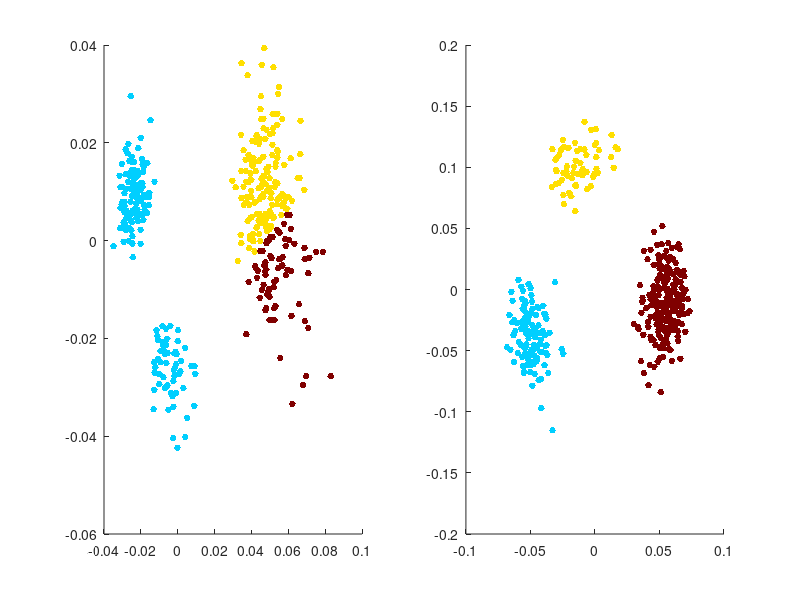

Reproduce this figure in MATLAB.
% testing residual least-squares for 3-molecule heterogeneity. ;
% just using random matrices (not operators built by slicing the sphere). ;

DM = 20; DF = 40;
N = 400; pA = 4/7; pB = 2/7; pC = 1/7;
NA = floor(pA*N); NB = floor(pB*N); NC = N-NA-NB;
EA = randn(NA*DM,DF); EB = randn(NB*DM,DF); EC = randn(NC*DM,DF); E = [EA;EB;EC];
FX = randn(DF,1); FA = FX + 0.1*randn(DF,1); FB = FX + 0.1*randn(DF,1); FC = FX + 0.1*randn(DF,1);
F = pA*FA+pB*FB+pC*FC;
MA2 = reshape(EA*FA,DM,NA); MA = MA2(:);
MB2 = reshape(EB*FB,DM,NB); MB = MB2(:);
MC2 = reshape(EC*FC,DM,NC); MC = MC2(:);
M2 = [MA2,MB2,MC2]; M = [MA;MB;MC];
F_r = E\M; R = M - E*F_r; G_r = E\R;
R2 = reshape(R,DM,N);
RA = R2(:,1:NA); RB = R2(:,NA+1:NA+NB); RC = R2(:,NA+NB+1:NA+NB+NC);

v1_iter = zeros(N,1);
v2_iter = zeros(N,1);

max_iteration = 256;
figure; prows = 2; pcols = ceil(max_iteration/prows);
for ni=1:max_iteration;
if (ni==1);
%G1_base = transpose(E)*R; G1_base = G1_base/norm(G1_base);
G1_base = randn(DF,1); G1_base = G1_base/norm(G1_base);
G2_base = randn(DF,1); G2_base = G2_base/norm(G2_base);
 else;
V1 = sparse(1:DM*N,1:DM*N,reshape(repmat(transpose(v1_iter),DM,1),1,DM*N),DM*N,DM*N);
V2 = sparse(1:DM*N,1:DM*N,reshape(repmat(transpose(v2_iter),DM,1),1,DM*N),DM*N,DM*N);
G1_base = transpose(E)*V1*R; G1_base = G1_base/norm(G1_base);
G2_base = transpose(E)*V2*R; G2_base = G2_base - dot(G1_base,G2_base)*G1_base; G2_base = G2_base/norm(G2_base);
end% if first iteration ;
for nn=0:N-1;
Rn = R2(:,1+nn);
En = E(nn*DM + (1:DM),:);
%v1_tmp = transpose(Rn)*En*G1_base/norm(Rn).^2;
%v2_tmp = transpose(Rn)*En*G2_base/norm(Rn).^2;
v1_tmp = transpose(Rn)*En*G1_base/norm(transpose(En)*Rn).^2;
v2_tmp = transpose(Rn)*En*G2_base/norm(transpose(En)*Rn).^2;
if norm(v1_tmp)<1e-6; v1_iter(1+nn) = 1; end;
if norm(v1_tmp)>1e-6; v1_iter(1+nn) = v1_tmp; end;
if norm(v2_tmp)<1e-6; v2_iter(1+nn) = 1; end;
if norm(v2_tmp)>1e-6; v2_iter(1+nn) = v2_tmp; end;
end;% for nn=1:N;
flag_plot=0;
if flag_plot;
subplot(prows,pcols,ni); hold on;
plot(v1_iter(1:NA),v2_iter(1:NA),'ro');
plot(v1_iter(NA+1:NA+NB),v2_iter(NA+1:NA+NB),'go');
plot(v1_iter(NA+NB+1:NA+NB+NC),v2_iter(NA+NB+1:NA+NB+NC),'bo');
hold off;
title(sprintf('iteration %d',ni));
end; %if flag_plot;
end;%for ni=1:max_iteration;

%RtEn=zeros(N,DF); for nn=1:N; RtEn(nn,:) = transpose(R2(:,nn))*E((nn-1)*DM + (1:DM),:); end;
RtEn=zeros(N,DF); for nn=1:N; tmp = transpose(R2(:,nn))*E((nn-1)*DM + (1:DM),:); RtEn(nn,:) = (tmp - mean(tmp))./std(tmp); end;
[U,S,V] = svds(RtEn*transpose(RtEn),5);
flag_plot=0;
if flag_plot;
subplot(prows,pcols,prows*pcols); hold on;
plot(U(1:NA,1),U(1:NA,2),'ro'); 
plot(U(NA+1:NA+NB,1),U(NA+1:NA+NB,2),'go');
plot(U(NA+NB+1:NA+NB+NC,1),U(NA+NB+1:NA+NB+NC,2),'bo'); 
title('spectral');
end; %if flag_plot;

figure;
n_cluster = 3;
subplot(1,2,1); hold on;
v1 = v1_iter; v2 = v2_iter;
[idx] = kmeans([v1(:),v2(:)],n_cluster);
cra = colormap('jet'); ncra = size(cra,1);
for ncluster=1:n_cluster;
nb = max(1,min(ncra,floor(ncra*ncluster/n_cluster)));
ij = find(idx==ncluster);
plot(v1(ij),v2(ij),'.','MarkerSize',15,'Color',cra(nb,:))
end;%for ncluster=1:n_cluster;
hold off;
subplot(1,2,2); hold on;
u1 = U(:,1); u2 = U(:,2);
[idx] = kmeans([u1(:),u2(:)],n_cluster);
cra = colormap('jet'); ncra = size(cra,1);
for ncluster=1:n_cluster;
nb = max(1,min(ncra,floor(ncra*ncluster/n_cluster)));
ij = find(idx==ncluster);
plot(u1(ij),u2(ij),'.','MarkerSize',15,'Color',cra(nb,:))
end;%for ncluster=1:n_cluster;


